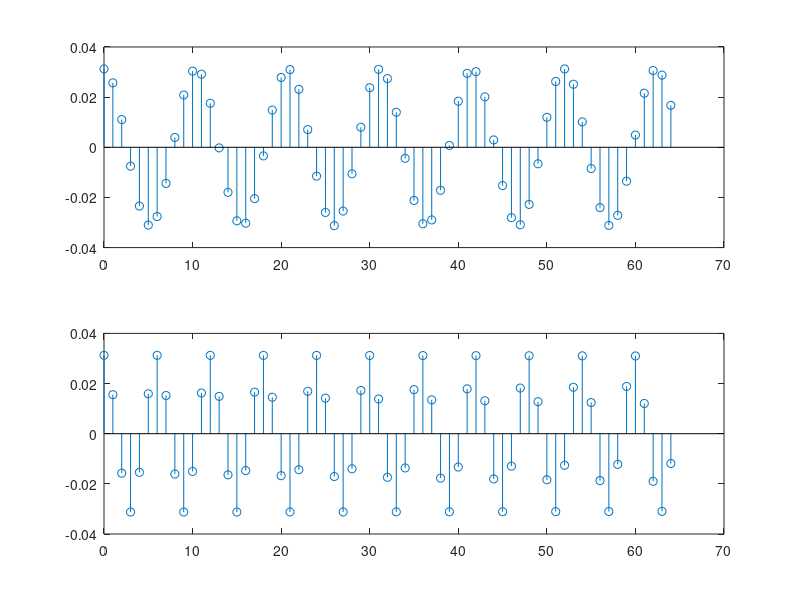
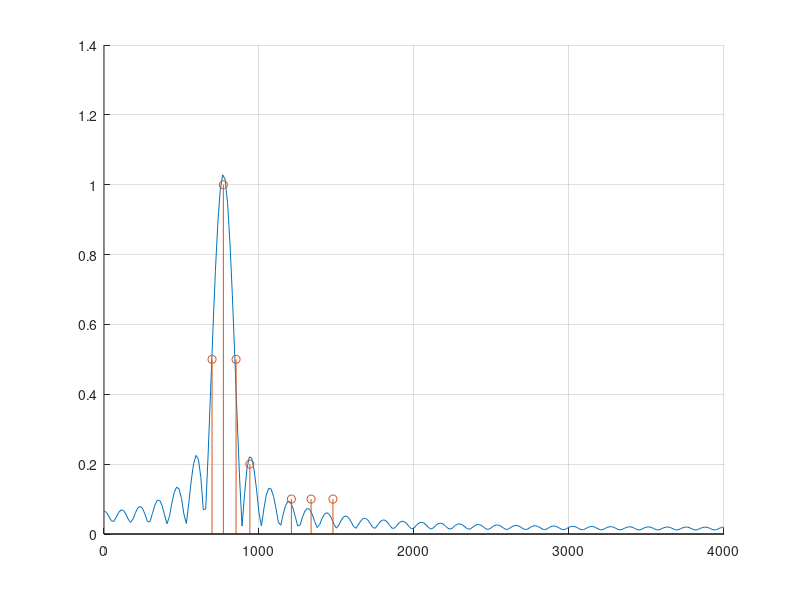
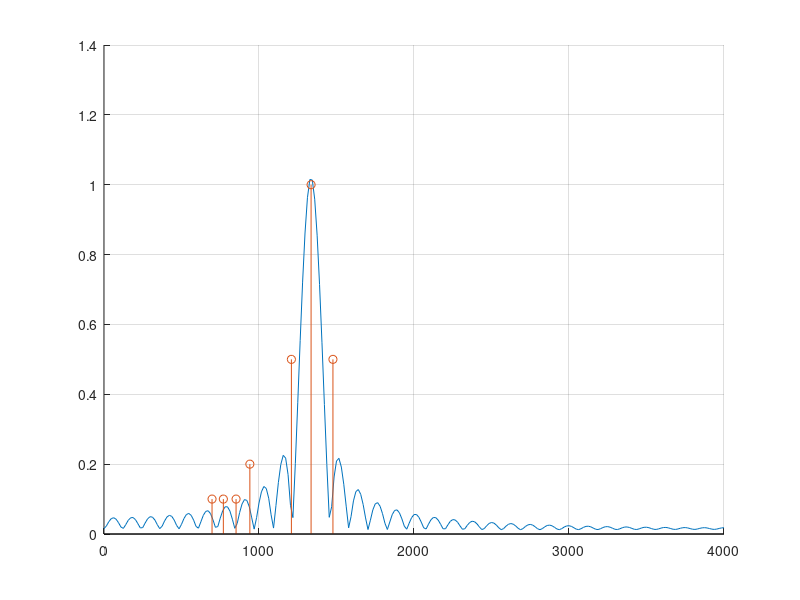

MATLAB code for these plots, in order:
close all
clear all

fs = 8000;

L = 64;
n = [0:L];

h770 = 2/L*cos(2*pi*770*n/fs);
h1336 = 2/L*cos(2*pi*1336*n/fs);

figure(1)
subplot(2,1,1),stem(n,h770)
subplot(2,1,2),stem(n,h1336)

ww = 0:(pi/256):pi;
ff = ww/(2*pi)*fs;
H770 = freqz(h770,1,ww);

figure(2)
hold on
plot(ff,abs(H770))
stem([697 770 852 941 1209 1336 1477], [.5 1 .5 .2 .1 .1 .1])
hold off
grid on

H1336 = freqz(h1336,1,ww);

figure(3)
hold on
plot(ff,abs(H1336))
stem([697 770 852 941 1209 1336 1477], [.1 .1 .1 .2 .5 1 .5])
hold off
grid on